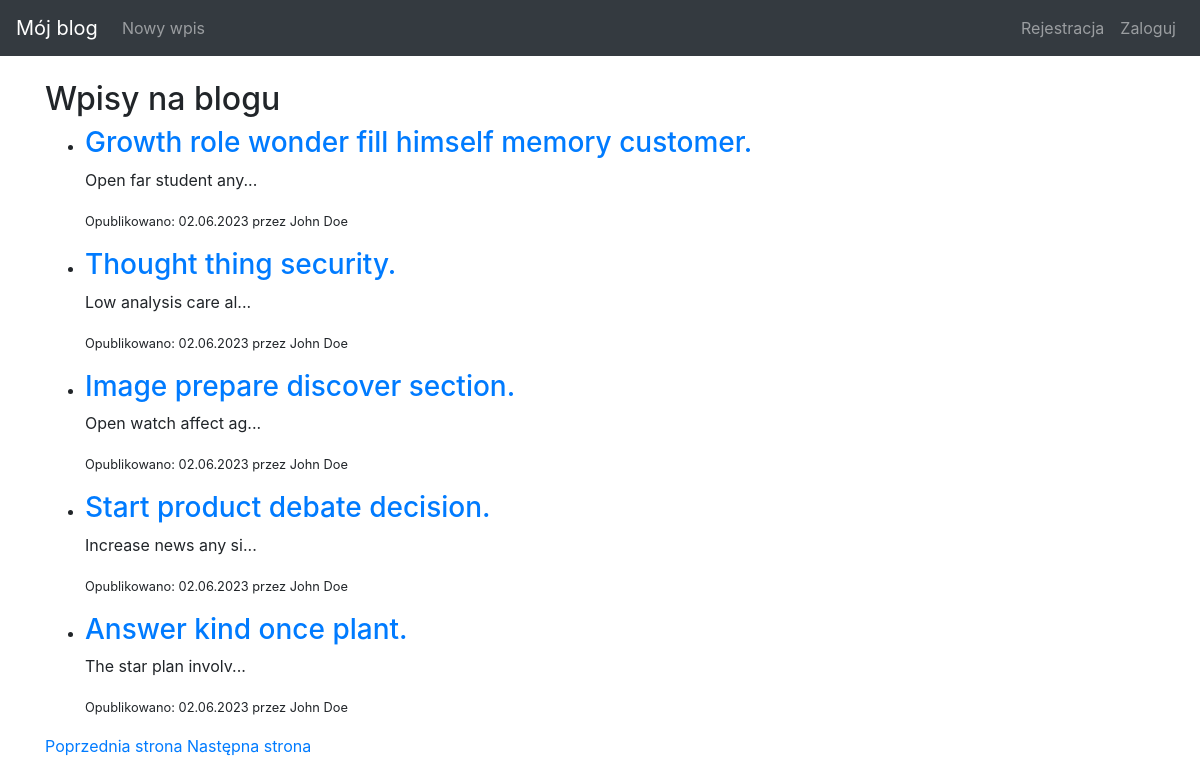
/page/4, run on the app's committed database.
### blog/models.py (models this page shows, shortened)
class Entry(db.Model):
    id = db.Column(db.Integer, primary_key=True)
    title = db.Column(db.String(80), nullable=False)
    body = db.Column(db.Text, nullable=False)
    pub_date = db.Column(db.DateTime, nullable=False, default=datetime.datetime.utcnow)
    is_published = db.Column(db.Boolean, default=False)
    user_id = db.Column(db.Integer, db.ForeignKey('user.id'))
    author = db.relationship('User', backref='posts')
    def get_absolute_url(self):
        return url_for('entry_detail', entry_id=self.id)

class User(UserMixin, db.Model):
    id = db.Column(db.Integer, primary_key=True)
    name = db.Column(db.String(50), nullable=False)
    email = db.Column(db.String(120), unique=True, nullable=False)
    password_hash = db.Column(db.String(128))
    reset_password_token = db.Column(db.String(128))

### blog/routes.py (the view)
@app.route('/', defaults={'page': 1})
@app.route('/page/<int:page>')
def index(page):
    PER_PAGE = 5
    entries = Entry.query.order_by(Entry.pub_date.desc()).paginate(page=page, per_page=PER_PAGE, error_out=False)
    return render_template('entries.html', entries=entries)

### blog/templates/entries.html
{% extends "base.html" %}
{% block content %}
<h2>Wpisy na blogu</h2>
<ul>
{% for entry in entries.items %}
    <li>
        {% if entry.is_published %}
            <h3><a href="{{ entry.get_absolute_url() }}">{{ entry.title }}</a></h3>
            <p>{{ entry.body[:20] }}{% if entry.body|length > 20 %}...{% endif %}</p>
            <p><small>Opublikowano: {{ entry.pub_date.strftime('%d.%m.%Y') }} przez {{ entry.author.name }}</small></p>
            {% else %}
            <h3><a href="{{ entry.get_absolute_url() }}">{{ entry.title }}</a></h3>
            <p><small>Wpis czeka na publikację</small></p>
            {% endif %}
    </li>
{% endfor %}
</ul>
<div>
{% if entries.has_prev %}
    <a href="{{ url_for('index', page=entries.prev_num) }}">Poprzednia strona</a>
{% endif %}
{% if entries.has_next %}
    <a href="{{ url_for('index', page=entries.next_num) }}">Następna strona</a>
{% endif %}
</div>
{% endblock %}

### blog/templates/base.html (style rules this page uses)
body { padding-top: 5rem; }

### data on the page
Entry: title "Growth role wonder fill himself memory customer.", body "Open far student any", pub_date "02.06.2023", author.name "John Doe"
Entry: title "Thought thing security.", body "Low analysis care al", pub_date "02.06.2023", author.name "John Doe"
Entry: title "Image prepare discover section.", body "Open watch affect ag", pub_date "02.06.2023", author.name "John Doe"
Entry: title "Start product debate decision.", body "Increase news any si", pub_date "02.06.2023", author.name "John Doe"
Entry: title "Answer kind once plant.", body "The star plan involv", pub_date "02.06.2023", author.name "John Doe"
